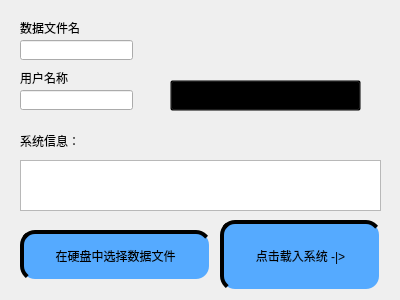
<?xml version="1.0" encoding="UTF-8"?>
<ui version="4.0">
 <class>Form1</class>
 <widget class="QWidget" name="Form1">
  <property name="geometry">
   <rect>
    <x>0</x>
    <y>0</y>
    <width>400</width>
    <height>300</height>
   </rect>
  </property>
  <property name="windowTitle">
   <string>导引</string>
  </property>
  <property name="locale">
   <locale language="Chinese" country="China"/>
  </property>
  <widget class="QPushButton" name="pushButton">
   <property name="geometry">
    <rect>
     <x>220</x>
     <y>220</y>
     <width>161</width>
     <height>71</height>
    </rect>
   </property>
   <property name="styleSheet">
    <string notr="true">QPushButton{
	background-color:rgb(85, 170, 255);
	border-style:outset;
	border-width:4px;
	border-radius:15px;
	padding:5px;
	
	font: 12pt &quot;Arial Black&quot;;
}

QPushButton:hover{
	background-color:rgb(75, 151, 226);
	border-color:rgb(182, 182, 182);
	color:rgb(255, 255, 255);
	
}

QPushButton:pressed{
	background-color:rgb(47, 200, 255);
	border-color:rgb(85, 170, 255);
	border-style:inset;
	color:rgb(255, 170, 0);
	
	font: italic 10pt &quot;MS Sans Serif&quot;;

}</string>
   </property>
   <property name="text">
    <string>点击载入系统 -|&gt;</string>
   </property>
  </widget>
  <widget class="QPushButton" name="pushButton_2">
   <property name="geometry">
    <rect>
     <x>20</x>
     <y>230</y>
     <width>191</width>
     <height>51</height>
    </rect>
   </property>
   <property name="styleSheet">
    <string notr="true">QPushButton{
	background-color:rgb(85, 170, 255);
	border-style:outset;
	border-width:4px;
	border-radius:15px;
	padding:5px;
	
	font: 10pt &quot;MS Shell Dlg 2&quot;;
}

QPushButton:hover{
	background-color:rgb(75, 151, 226);
	border-color:rgb(182, 182, 182);
	color:rgb(255, 255, 255);
	
}

QPushButton:pressed{
	background-color:rgb(47, 200, 255);
	border-color:rgb(85, 170, 255);
	border-style:inset;
	color:rgb(255, 170, 0);
	
	;
	font: 12pt &quot;MS Shell Dlg 2&quot;;

}</string>
   </property>
   <property name="text">
    <string>在硬盘中选择数据文件</string>
   </property>
  </widget>
  <widget class="QTextBrowser" name="textBrowser">
   <property name="geometry">
    <rect>
     <x>20</x>
     <y>160</y>
     <width>361</width>
     <height>51</height>
    </rect>
   </property>
  </widget>
  <widget class="QLabel" name="label">
   <property name="geometry">
    <rect>
     <x>20</x>
     <y>130</y>
     <width>81</width>
     <height>21</height>
    </rect>
   </property>
   <property name="styleSheet">
    <string notr="true">font: 10pt &quot;MS Shell Dlg 2&quot;;</string>
   </property>
   <property name="text">
    <string>系统信息：</string>
   </property>
  </widget>
  <widget class="QPushButton" name="pushButton_3">
   <property name="geometry">
    <rect>
     <x>170</x>
     <y>80</y>
     <width>191</width>
     <height>31</height>
    </rect>
   </property>
   <property name="styleSheet">
    <string notr="true">QPushButton{
	font: 10pt &quot;Yu Gothic UI Semilight&quot;;
	background-image: url(:/image/UI/UI_Element/Button_TitleStyle.png);
	background-color:transparent;
	background-repeat: no-repeat;
}
QPushButton:hover{
	background-position: 10px 0px;
}
QPushButton:pressed{
	font-size:10pt;
	font-style:oblique;
	font-variant:small-caps;
	border-bottom-left-radius:15px;
	border-top-left-radius:15px;
	border-style:inset;
	background-color:#cccccccc
}</string>
   </property>
   <property name="text">
    <string>新建数据</string>
   </property>
  </widget>
  <widget class="QLineEdit" name="lineEdit">
   <property name="geometry">
    <rect>
     <x>20</x>
     <y>40</y>
     <width>113</width>
     <height>20</height>
    </rect>
   </property>
  </widget>
  <widget class="QLineEdit" name="lineEdit_2">
   <property name="geometry">
    <rect>
     <x>20</x>
     <y>90</y>
     <width>113</width>
     <height>20</height>
    </rect>
   </property>
   <property name="text">
    <string/>
   </property>
  </widget>
  <widget class="QLabel" name="label_2">
   <property name="geometry">
    <rect>
     <x>20</x>
     <y>20</y>
     <width>111</width>
     <height>16</height>
    </rect>
   </property>
   <property name="styleSheet">
    <string notr="true">font: 10pt &quot;MS Shell Dlg 2&quot;;</string>
   </property>
   <property name="text">
    <string>数据文件名</string>
   </property>
  </widget>
  <widget class="QLabel" name="label_3">
   <property name="geometry">
    <rect>
     <x>20</x>
     <y>70</y>
     <width>111</width>
     <height>16</height>
    </rect>
   </property>
   <property name="styleSheet">
    <string notr="true">font: 10pt &quot;MS Shell Dlg 2&quot;;</string>
   </property>
   <property name="text">
    <string>用户名称</string>
   </property>
  </widget>
 </widget>
 <resources>
  <include location="../UIrc.qrc"/>
 </resources>
 <connections/>
</ui>
